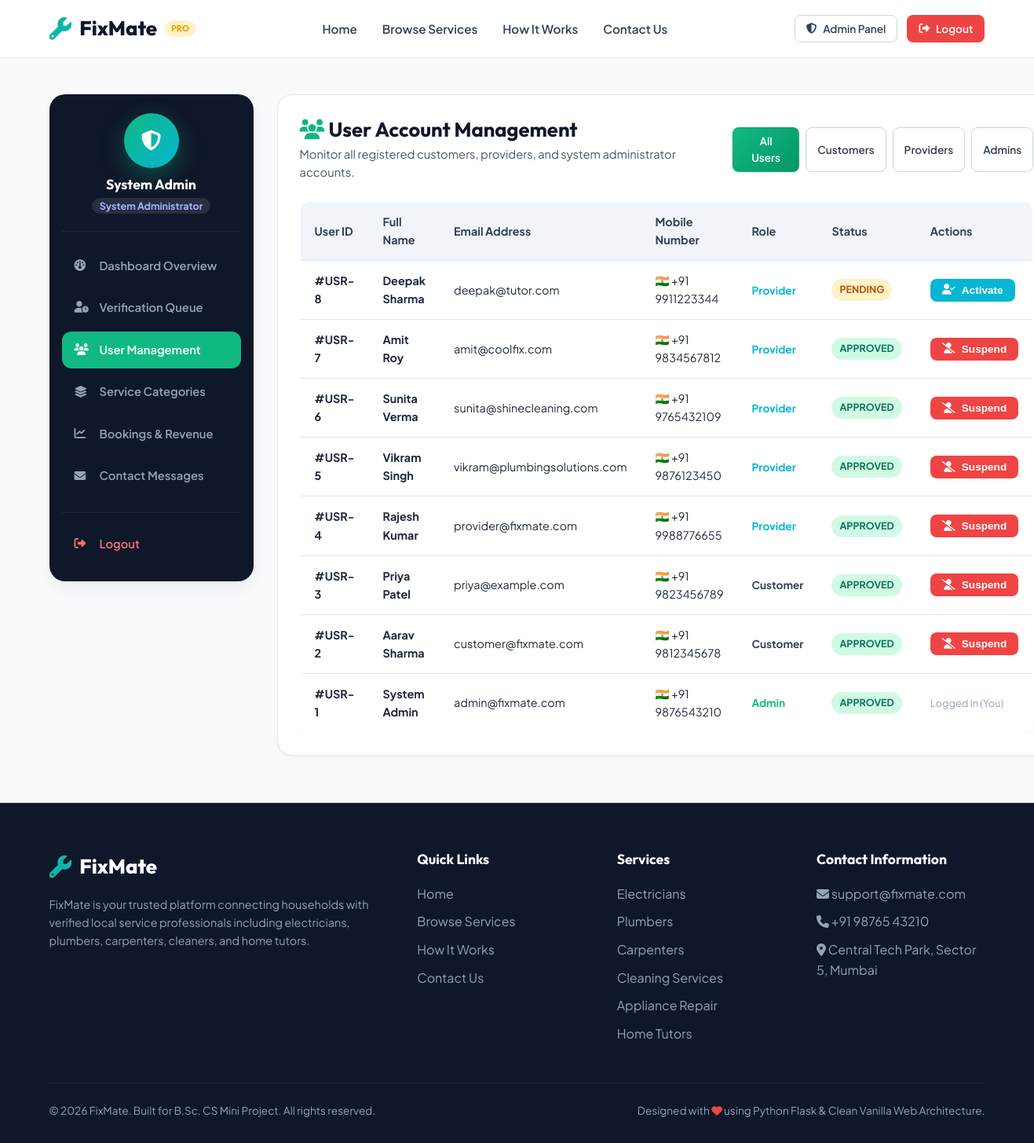
Page /admin/users (signed in) on the committed database.
### database.py (models this page shows, shortened)
class User(UserMixin, db.Model):
    __tablename__ = 'users'
    id = db.Column(db.Integer, primary_key=True)
    full_name = db.Column(db.String(100), nullable=False)
    email = db.Column(db.String(120), unique=True, nullable=False, index=True)
    password_hash = db.Column(db.String(255), nullable=False)
    mobile = db.Column(db.String(20), nullable=False)
    address = db.Column(db.Text, nullable=False)
    role = db.Column(db.String(20), nullable=False)  # 'customer', 'provider', 'admin'
    status = db.Column(db.String(20), default='Approved')  # 'Approved', 'Pending', 'Rejected'
    created_at = db.Column(db.DateTime, default=datetime.now)
    customer_profile = db.relationship('CustomerProfile', backref='user', uselist=False, cascade="all, delete-orphan")
    provider_profile = db.relationship('ProviderProfile', backref='user', uselist=False, cascade="all, delete-orphan")

### routes/admin.py (the view)
@admin_bp.route('/users')
def users():
    role_filter = request.args.get('role', 'All')
    query = User.query
    if role_filter != 'All':
        query = query.filter_by(role=role_filter)
    users_list = query.order_by(User.created_at.desc()).all()
    return render_template('admin/users.html',
                           users=users_list,
                           current_filter=role_filter,
                           active_page='users')

### routes/admin.py (called while the page is built)
@admin_bp.before_request
@login_required
def check_admin_role():
    if current_user.role != 'admin':
        flash('Access restricted to Platform Administrators.', 'danger')
        return redirect(url_for('public.home'))

### templates/admin/users.html (shortened to what this page needs)
{% extends 'admin/layout.html' %}
{% block admin_content %}
<div style="background: var(--white); border: 1px solid var(--gray-200); border-radius: var(--radius-lg); padding: 28px; box-shadow: var(--shadow-sm);">
    <div style="display: flex; justify-content: space-between; align-items: center; margin-bottom: 24px;">
        <div>
            <h2 style="font-size: 1.6rem; color: var(--dark); margin-bottom: 4px;"><i class="fa-solid fa-users" style="color: var(--primary);"></i> User Account Management</h2>
            <p style="color: var(--gray-600); font-size: 0.92rem;">Monitor all registered customers, providers, and system administrator accounts.</p>
        </div>
        <div style="display: flex; gap: 8px;">
            <a href="{{ url_for('admin.users', role='All') }}" class="btn btn-sm {% if current_filter == 'All' %}btn-primary{% else %}btn-outline{% endif %}">All Users</a>
            <a href="{{ url_for('admin.users', role='customer') }}" class="btn btn-sm {% if current_filter == 'customer' %}btn-primary{% else %}btn-outline{% endif %}">Customers</a>
            <a href="{{ url_for('admin.users', role='provider') }}" class="btn btn-sm {% if current_filter == 'provider' %}btn-primary{% else %}btn-outline{% endif %}">Providers</a>
            <a href="{{ url_for('admin.users', role='admin') }}" class="btn btn-sm {% if current_filter == 'admin' %}btn-primary{% else %}btn-outline{% endif %}">Admins</a>
        </div>
    </div>
    {% if users %}
        <div class="table-responsive">
            <table class="data-table">
                <thead>
                    <tr>
                        <th>User ID</th>
                        <th>Full Name</th>
                        <th>Email Address</th>
                        <th>Mobile Number</th>
                        <th>Role</th>
                        <th>Status</th>
                        <th>Actions</th>
                    </tr>
                </thead>
                <tbody>
                    {% for u in users %}
                        <tr>
                            <td><strong>#USR-{{ u.id }}</strong></td>
                            <td><strong>{{ u.full_name }}</strong></td>
                            <td>{{ u.email }}</td>
                            <td>🇮🇳 +91 {{ u.mobile }}</td>
                            <td>
                                <span style="text-transform: capitalize; font-weight: 700; font-size: 0.85rem; color: {% if u.role == 'admin' %}var(--primary){% elif u.role == 'provider' %}var(--secondary){% else %}var(--gray-700){% endif %};">
                                    {{ u.role }}
                                </span>
                            </td>
                            <td>
                                <span class="badge-status badge-{{ u.status.lower() }}">{{ u.status }}</span>
                            </td>
                            <td>
                                {% if u.id != current_user.id %}
                                    <form action="{{ url_for('admin.toggle_user_status', user_id=u.id) }}" method="POST" style="display: inline;">
                                        {% if u.status == 'Approved' %}
                                            <button type="submit" class="btn btn-danger btn-sm"><i class="fa-solid fa-user-slash"></i> Suspend</button>
                                        {% else %}
                                            <button type="submit" class="btn btn-secondary btn-sm"><i class="fa-solid fa-user-check"></i> Activate</button>
                                        {% endif %}
                                    </form>
                                {% else %}
                                    <span style="font-size: 0.8rem; color: var(--gray-400);">Logged In (You)</span>
                                {% endif %}
                            </td>
                        </tr>
                    {% endfor %}
                </tbody>
            </table>
        </div>
    {% else %}
        <div style="text-align: center; padding: 40px; color: var(--gray-600);">
            <p>No user accounts found for the selected role filter.</p>
        </div>
    {% endif %}
</div>
{% endblock %}

### templates/admin/layout.html (shortened to what this page needs)
{% extends 'base.html' %}
{% block content %}
<div class="container" style="padding-top: 30px; padding-bottom: 60px;">
    <div style="display: grid; grid-template-columns: 260px 1fr; gap: 30px; align-items: start;">
        <aside style="background: var(--dark); border-radius: var(--radius-lg); padding: 24px 16px; color: white; box-shadow: var(--shadow-md); position: sticky; top: 90px;">
            <div style="text-align: center; padding-bottom: 20px; border-bottom: 1px solid var(--gray-800); margin-bottom: 20px;">
                <div style="width: 70px; height: 70px; border-radius: 50%; background: linear-gradient(135deg, var(--primary), var(--secondary)); color: white; font-weight: 800; font-size: 1.6rem; display: flex; align-items: center; justify-content: center; margin: 0 auto 10px; box-shadow: var(--shadow-glow);">
                    <i class="fa-solid fa-shield-halved"></i>
                </div>
                <h3 style="font-size: 1.1rem; margin-bottom: 2px; color: white;">{{ current_user.full_name }}</h3>
                <span style="font-size: 0.78rem; color: #a5b4fc; font-weight: 700; background: rgba(255,255,255,0.1); padding: 2px 10px; border-radius: var(--radius-full);">System Administrator</span>
            </div>
            <ul style="list-style: none; display: flex; flex-direction: column; gap: 6px;">
                <li>
                    <a href="{{ url_for('admin.dashboard') }}" style="display: flex; align-items: center; gap: 12px; padding: 12px 16px; border-radius: var(--radius-md); font-weight: 600; font-size: 0.92rem; color: {% if active_page == 'dashboard' %}white{% else %}var(--gray-400){% endif %}; background: {% if active_page == 'dashboard' %}var(--primary){% else %}transparent{% endif %}; transition: var(--transition);">
                        <i class="fa-solid fa-gauge" style="width: 20px;"></i> Dashboard Overview
                    </a>
                </li>
                <li>
                    <a href="{{ url_for('admin.providers') }}" style="display: flex; align-items: center; gap: 12px; padding: 12px 16px; border-radius: var(--radius-md); font-weight: 600; font-size: 0.92rem; color: {% if active_page == 'providers' %}white{% else %}var(--gray-400){% endif %}; background: {% if active_page == 'providers' %}var(--primary){% else %}transparent{% endif %}; transition: var(--transition);">
                        <i class="fa-solid fa-user-clock" style="width: 20px;"></i> Verification Queue
                    </a>
                </li>
                <li>
                    <a href="{{ url_for('admin.users') }}" style="display: flex; align-items: center; gap: 12px; padding: 12px 16px; border-radius: var(--radius-md); font-weight: 600; font-size: 0.92rem; color: {% if active_page == 'users' %}white{% else %}var(--gray-400){% endif %}; background: {% if active_page == 'users' %}var(--primary){% else %}transparent{% endif %}; transition: var(--transition);">
                        <i class="fa-solid fa-users" style="width: 20px;"></i> User Management
                    </a>
                </li>
                <li>
                    <a href="{{ url_for('admin.categories') }}" style="display: flex; align-items: center; gap: 12px; padding: 12px 16px; border-radius: var(--radius-md); font-weight: 600; font-size: 0.92rem; color: {% if active_page == 'categories' %}white{% else %}var(--gray-400){% endif %}; background: {% if active_page == 'categories' %}var(--primary){% else %}transparent{% endif %}; transition: var(--transition);">
                        <i class="fa-solid fa-layer-group" style="width: 20px;"></i> Service Categories
                    </a>
                </li>
                <li>
                    <a href="{{ url_for('admin.bookings') }}" style="display: flex; align-items: center; gap: 12px; padding: 12px 16px; border-radius: var(--radius-md); font-weight: 600; font-size: 0.92rem; color: {% if active_page == 'bookings' %}white{% else %}var(--gray-400){% endif %}; background: {% if active_page == 'bookings' %}var(--primary){% else %}transparent{% endif %}; transition: var(--transition);">
                        <i class="fa-solid fa-chart-line" style="width: 20px;"></i> Bookings & Revenue
                    </a>
                </li>
                <li>
                    <a href="{{ url_for('admin.contact_messages') }}" style="display: flex; align-items: center; gap: 12px; padding: 12px 16px; border-radius: var(--radius-md); font-weight: 600; font-size: 0.92rem; color: {% if active_page == 'contact_messages' %}white{% else %}var(--gray-400){% endif %}; background: {% if active_page == 'contact_messages' %}var(--primary){% else %}transparent{% endif %}; transition: var(--transition);">
                        <i class="fa-solid fa-envelope" style="width: 20px;"></i> Contact Messages
                    </a>
                </li>
                <li style="margin-top: 16px; border-top: 1px solid var(--gray-800); padding-top: 16px;">
                    <a href="{{ url_for('auth.logout') }}" style="display: flex; align-items: center; gap: 12px; padding: 12px 16px; border-radius: var(--radius-md); font-weight: 600; font-size: 0.92rem; color: #f87171; transition: var(--transition);">
                        <i class="fa-solid fa-right-from-bracket" style="width: 20px;"></i> Logout
                    </a>
                </li>
            </ul>
        </aside>
        <main>
            {% block admin_content %}{% endblock %}
        </main>
    </div>
</div>
{% endblock %}

### static/css/style.css (style rules this page uses)
:root { --primary: #10b981; --primary-hover: #059669; --primary-light: #ecfdf5; --secondary: #06b6d4; --secondary-hover: #0891b2; --accent: #f59e0b; --accent-light: #fef3c7; --dark: #0f172a; --dark-surface: #1e293b; --light: #f8fafc; --white: #ffffff; --gray-50: #f8fafc; --gray-100: #f1f5f9; --gray-200: #e2e8f0; --gray-300: #cbd5e1; --gray-400: #94a3b8; --gray-600: #475569; --gray-700: #334155; --gray-800: #1e293b; --danger: #ef4444; --success: #10b981; --warning: #f59e0b; --radius-sm: 8px; --radius-md: 12px; --radius-lg: 20px; --radius-full: 9999px; --shadow-sm: 0 2px 4px rgba(15, 23, 42, 0.05); --shadow-md: 0 10px 25px -5px rgba(15, 23, 42, 0.08), 0 8px 10px -6px rgba(15, 23, 42, 0.04); --shadow-lg: 0 20px 35px -10px rgba(15, 23, 42, 0.12), 0 10px 15px -5px rgba(15, 23, 42, 0.06); --shadow-glow: 0 10px 30px rgba(16, 185, 129, 0.35); --transition: all 0.3s cubic-bezier(0.4, 0, 0.2, 1); }
* { margin: 0; padding: 0; box-sizing: border-box; }
body { font-family: 'Plus Jakarta Sans', sans-serif; color: var(--gray-800); background-color: var(--gray-50); line-height: 1.6; overflow-x: hidden; display: flex; flex-direction: column; min-height: 100vh; }
h1, h2, h3, h4, h5, h6 { font-family: 'Outfit', sans-serif; color: var(--dark); font-weight: 700; line-height: 1.25; }
a { text-decoration: none; color: inherit; transition: var(--transition); }
.container { width: 100%; max-width: 1240px; margin: 0 auto; padding: 0 24px; }
.btn { display: inline-flex; align-items: center; justify-content: center; gap: 8px; padding: 10px 22px; font-size: 0.95rem; font-weight: 600; border-radius: var(--radius-md); border: 1px solid transparent; cursor: pointer; transition: var(--transition); text-align: center; }
.btn-primary { background: linear-gradient(135deg, var(--primary), var(--primary-hover)); color: var(--white); box-shadow: var(--shadow-sm); }
.btn-outline { background: transparent; border-color: var(--gray-300); color: var(--gray-700); }
.btn-secondary { background: var(--secondary); color: var(--white); }
.btn-danger { background: var(--danger); color: var(--white); }
.btn-sm { padding: 6px 14px; font-size: 0.85rem; border-radius: var(--radius-sm); }

### static/css/auth.css (style rules this page uses)
.table-responsive { overflow-x: auto; }
.data-table { width: 100%; border-collapse: collapse; background: var(--white); border-radius: var(--radius-md); overflow: hidden; box-shadow: var(--shadow-sm); border: 1px solid var(--gray-200); }
.data-table th, .data-table td { padding: 14px 18px; text-align: left; border-bottom: 1px solid var(--gray-200); font-size: 0.9rem; }
.data-table th { background: var(--gray-100); font-weight: 700; color: var(--gray-700); }
.badge-status { padding: 4px 10px; border-radius: var(--radius-full); font-size: 0.78rem; font-weight: 700; text-transform: uppercase; white-space: nowrap; display: inline-flex; align-items: center; gap: 4px; }
.badge-pending { background: #fef3c7; color: #b45309; }
.badge-approved, .badge-confirmed, .badge-completed { background: #d1fae5; color: #047857; }

### rows in the picture
User: full_name "System Admin", id "1", email "admin@fixmate.com", mobile "9876543210", role "Admin", status "APPROVED", shows "Logged In (You)"
User: id "8", full_name "Deepak Sharma", email "deepak@tutor.com", mobile "9911223344", role "Provider", status "PENDING", shows "Activate"
User: id "7", full_name "Amit Roy", email "amit@coolfix.com", mobile "9834567812", role "Provider", status "APPROVED", shows "Suspend"
User: id "6", full_name "Sunita Verma", email "sunita@shinecleaning.com", mobile "9765432109", role "Provider", status "APPROVED", shows "Suspend"
User: id "5", full_name "Vikram Singh", email "vikram@plumbingsolutions.com", mobile "9876123450", role "Provider", status "APPROVED", shows "Suspend"
User: id "4", full_name "Rajesh Kumar", email "provider@fixmate.com", mobile "9988776655", role "Provider", status "APPROVED", shows "Suspend"
User: id "3", full_name "Priya Patel", email "priya@example.com", mobile "9823456789", role "Customer", status "APPROVED", shows "Suspend"
User: id "2", full_name "Aarav Sharma", email "customer@fixmate.com", mobile "9812345678", role "Customer", status "APPROVED", shows "Suspend"
